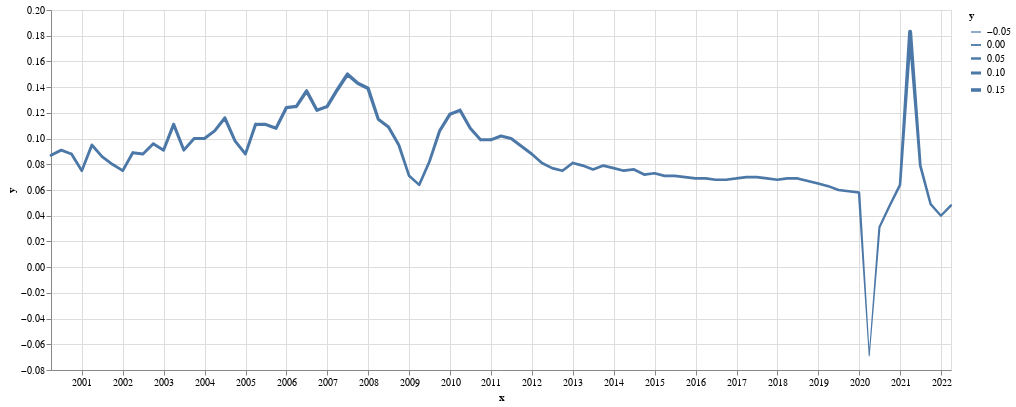

Source (notebook cell):
### Markdown cell above
自2000年1月1日至今，我国GDP季度同比增长率的50%分位数为0.081000。因此，采取简化处理，以GDP季度同比增长率的50%分位数为分水岭，超过该分位数指标则认为GDP状态为扩张，低于该分位数指标则认定为GDP状态为收缩。
当然，这样的简化处理存在诸多不合理的地方，比如当前我国宏观经济已经进入新发展阶段，正在逐步从投资拉动转变，房地产投资和城投基建投资的增长模式已经成为过去，高质量发展成为新的路径。因此，当前阶段的增长率势必会回落，单纯以8.1%作为扩张和收缩的分水岭，存在不合理性。
在未来的进一步研究中，将从以下几个方面进一步细化，使其更符合实际情况，如：（1）将宏观经济状态分为四个阶段，即复苏、繁荣、衰退和萧条；（2）依据发展阶段不同，将整个宏观经济划分为多个阶段，就各个阶段的宏观经济特征，设定适合特定宏观经济特征的扩张收缩分水岭。
前述研究思路将在后续策略研究中，逐步深入探索，使得模型更为贴合市场实际，具有实际可操作性。

### Code cell
import altair as alt

source = pd.DataFrame({
    'x':data_GDP_.index,
    'y':data_GDP_.当季同比
})


chart = alt.Chart(source).mark_trail().encode(
    x='x:T',
    y='y:Q',
    size='y:Q').properties(
    width = 150*6,
    height=60*6
)

chart

### Figure 1 — Vega-Lite specification as saved in the notebook (floating-point values rounded to 4 significant figures)
{"config": {"view": {"continuousWidth": 400, "continuousHeight": 300}}, "data": {"name": "data-e23175ea7768f5fe8e5c38a48b744cc5"}, "mark": "trail", "encoding": {"size": {"type": "quantitative", "field": "y"}, "x": {"type": "temporal", "field": "x"}, "y": {"type": "quantitative", "field": "y"}}, "height": 360, "width": 900, "$schema": "https://vega.github.io/schema/vega-lite/v4.8.1.json", "datasets": {"data-e23175ea7768f5fe8e5c38a48b744cc5": [{"x": "2000-03-31T00:00:00", "y": 0.087}, {"x": "2000-06-30T00:00:00", "y": 0.091}, {"x": "2000-09-30T00:00:00", "y": 0.088}, {"x": "2000-12-31T00:00:00", "y": 0.075}, {"x": "2001-03-31T00:00:00", "y": 0.095}, {"x": "2001-06-30T00:00:00", "y": 0.086}, {"x": "2001-09-30T00:00:00", "y": 0.08}, {"x": "2001-12-31T00:00:00", "y": 0.075}, {"x": "2002-03-31T00:00:00", "y": 0.089}, {"x": "2002-06-30T00:00:00", "y": 0.088}, {"x": "2002-09-30T00:00:00", "y": 0.096}, {"x": "2002-12-31T00:00:00", "y": 0.091}, {"x": "2003-03-31T00:00:00", "y": 0.111}, {"x": "2003-06-30T00:00:00", "y": 0.091}, {"x": "2003-09-30T00:00:00", "y": 0.1}, {"x": "2003-12-31T00:00:00", "y": 0.1}, {"x": "2004-03-31T00:00:00", "y": 0.106}, {"x": "2004-06-30T00:00:00", "y": 0.116}, {"x": "2004-09-30T00:00:00", "y": 0.098}, {"x": "2004-12-31T00:00:00", "y": 0.088}, {"x": "2005-03-31T00:00:00", "y": 0.111}, {"x": "2005-06-30T00:00:00", "y": 0.111}, {"x": "2005-09-30T00:00:00", "y": 0.108}, {"x": "2005-12-31T00:00:00", "y": 0.124}, {"x": "2006-03-31T00:00:00", "y": 0.125}, {"x": "2006-06-30T00:00:00", "y": 0.137}, {"x": "2006-09-30T00:00:00", "y": 0.122}, {"x": "2006-12-31T00:00:00", "y": 0.125}, {"x": "2007-03-31T00:00:00", "y": 0.138}, {"x": "2007-06-30T00:00:00", "y": 0.15}, {"x": "2007-09-30T00:00:00", "y": 0.143}, {"x": "2007-12-31T00:00:00", "y": 0.139}, {"x": "2008-03-31T00:00:00", "y": 0.115}, {"x": "2008-06-30T00:00:00", "y": 0.109}, {"x": "2008-09-30T00:00:00", "y": 0.095}, {"x": "2008-12-31T00:00:00", "y": 0.071}, {"x": "2009-03-31T00:00:00", "y": 0.064}, {"x": "2009-06-30T00:00:00", "y": 0.082}, {"x": "2009-09-30T00:00:00", "y": 0.106}, {"x": "2009-12-31T00:00:00", "y": 0.119}, {"x": "2010-03-31T00:00:00", "y": 0.122}, {"x": "2010-06-30T00:00:00", "y": 0.108}, {"x": "2010-09-30T00:00:00", "y": 0.099}, {"x": "2010-12-31T00:00:00", "y": 0.099}, {"x": "2011-03-31T00:00:00", "y": 0.102}, {"x": "2011-06-30T00:00:00", "y": 0.1}, {"x": "2011-09-30T00:00:00", "y": 0.094}, {"x": "2011-12-31T00:00:00", "y": 0.088}, {"x": "2012-03-31T00:00:00", "y": 0.081}, {"x": "2012-06-30T00:00:00", "y": 0.077}, {"x": "2012-09-30T00:00:00", "y": 0.075}, {"x": "2012-12-31T00:00:00", "y": 0.081}, {"x": "2013-03-31T00:00:00", "y": 0.079}, {"x": "2013-06-30T00:00:00", "y": 0.076}, {"x": "2013-09-30T00:00:00", "y": 0.079}, {"x": "2013-12-31T00:00:00", "y": 0.077}, {"x": "2014-03-31T00:00:00", "y": 0.075}, {"x": "2014-06-30T00:00:00", "y": 0.076}, {"x": "2014-09-30T00:00:00", "y": 0.072}, {"x": "2014-12-31T00:00:00", "y": 0.073}, {"x": "2015-03-31T00:00:00", "y": 0.071}, {"x": "2015-06-30T00:00:00", "y": 0.071}, {"x": "2015-09-30T00:00:00", "y": 0.07}, {"x": "2015-12-31T00:00:00", "y": 0.069}, {"x": "2016-03-31T00:00:00", "y": 0.069}, {"x": "2016-06-30T00:00:00", "y": 0.068}, {"x": "2016-09-30T00:00:00", "y": 0.068}, {"x": "2016-12-31T00:00:00", "y": 0.069}, {"x": "2017-03-31T00:00:00", "y": 0.07}, {"x": "2017-06-30T00:00:00", "y": 0.07}, {"x": "2017-09-30T00:00:00", "y": 0.069}, {"x": "2017-12-31T00:00:00", "y": 0.068}, {"x": "2018-03-31T00:00:00", "y": 0.069}, {"x": "2018-06-30T00:00:00", "y": 0.069}, {"x": "2018-09-30T00:00:00", "y": 0.067}, {"x": "2018-12-31T00:00:00", "y": 0.065}, {"x": "2019-03-31T00:00:00", "y": 0.063}, {"x": "2019-06-30T00:00:00", "y": 0.06}, {"x": "2019-09-30T00:00:00", "y": 0.059}, {"x": "2019-12-31T00:00:00", "y": 0.058}, {"x": "2020-03-31T00:00:00", "y": -0.069}, {"x": "2020-06-30T00:00:00", "y": 0.031}, {"x": "2020-09-30T00:00:00", "y": 0.048}, {"x": "2020-12-31T00:00:00", "y": 0.064}, {"x": "2021-03-31T00:00:00", "y": 0.183}, {"x": "2021-06-30T00:00:00", "y": 0.079}, {"x": "2021-09-30T00:00:00", "y": 0.049}, {"x": "2021-12-31T00:00:00", "y": 0.04}, {"x": "2022-03-31T00:00:00", "y": 0.048}]}}
